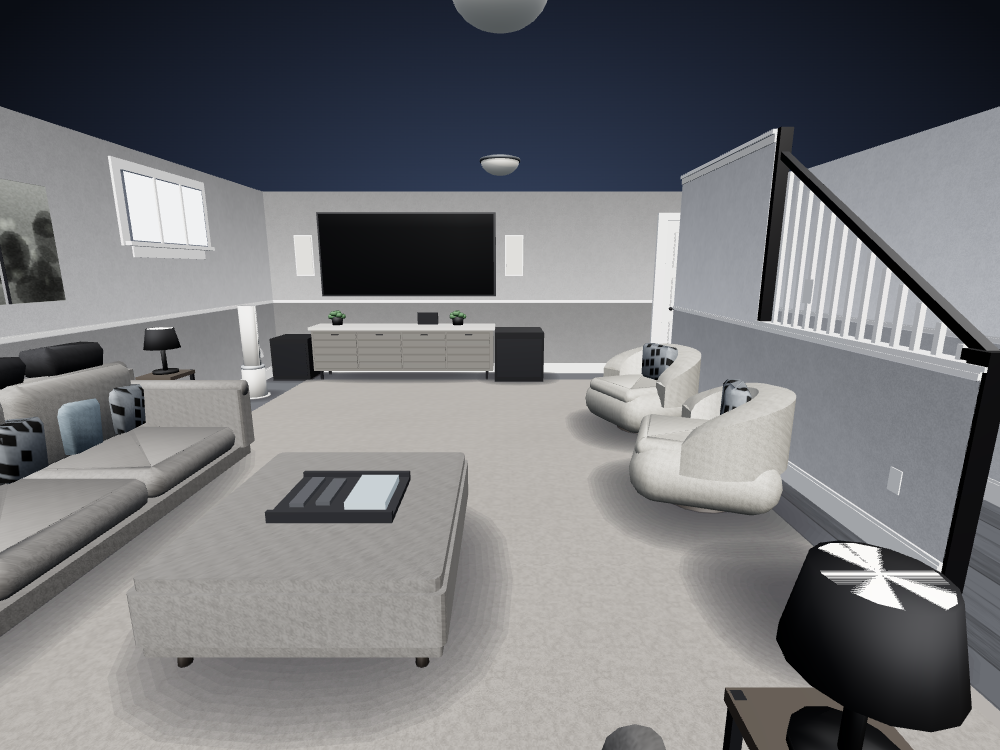
#> input picture scratchpad/lightgauntlet/shots/emx/abday_r1_before.png, 1000 x 750 px, found by its file name; its folder holds only this picture in this run
$ python rprof.py ../../lightgauntlet/shots/emx/abday_r1_before.png
#> lines starting #> are read from the running program, lines starting #| are printed output that depends on the picture
import os,sys
from PIL import Image
import numpy as np
S=r"C:\Users\Manuel\Desktop\Pro\3d HA\scratchpad\hall2\shots"
a=np.asarray(Image.open(os.path.join(S,sys.argv[1])).convert("RGB"),dtype=float)
L=0.2126*a[:,:,0]+0.7152*a[:,:,1]+0.0722*a[:,:,2]
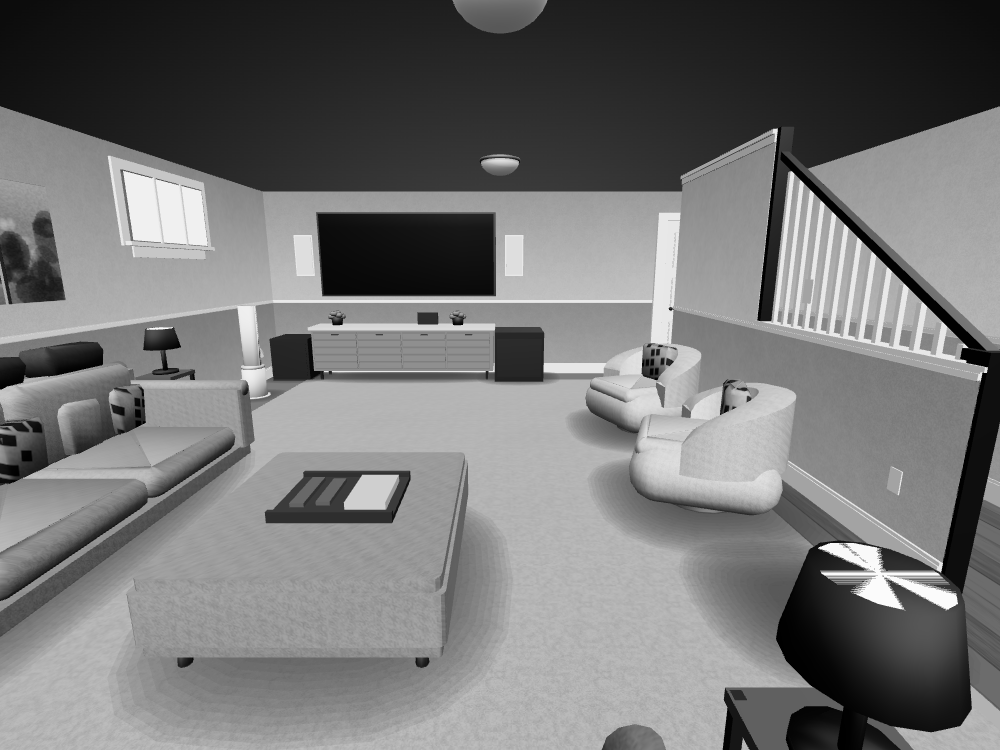
#> L: shape (750, 1000) float64; min 0, max 252.1, mean 117.4
for arg in sys.argv[2:]:
    k=arg.split(",")
    if k[0]=="r": print("row y=%s x%s-%s:"%(k[1],k[2],k[3])," ".join("%d"%v for v in L[int(k[1]),int(k[2]):int(k[3])]))
    elif k[0]=="c": print("col x=%s y%s-%s:"%(k[1],k[2],k[3])," ".join("%d"%v for v in L[int(k[2]):int(k[3]),int(k[1])]))
    else:
        _,y0,y1,x0,x1,lbl=k
        b=L[int(y0):int(y1),int(x0):int(x1)]
        print("%-24s mean %6.1f sd %5.2f |d1|h %5.2f |d1|v %5.2f"%(lbl,b.mean(),b.std(),np.abs(np.diff(b,axis=1)).mean(),np.abs(np.diff(b,axis=0)).mean()))

$ run again, on scratchpad/lightgauntlet/shots/emx/abday_r7_before.png
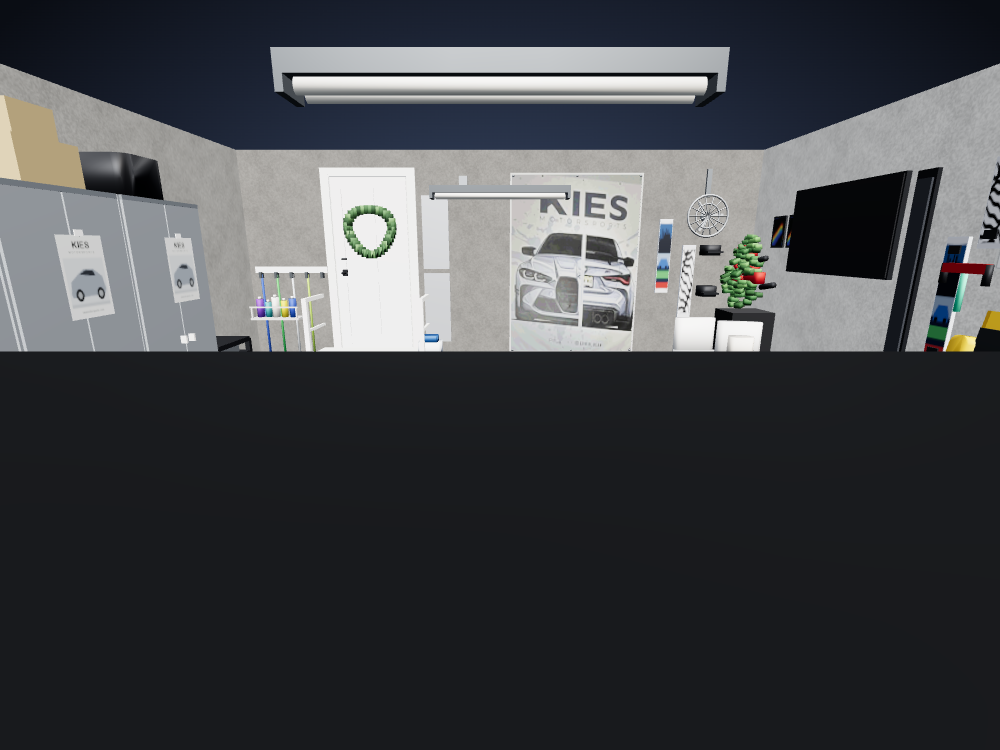
#> input picture scratchpad/lightgauntlet/shots/emx/abday_r7_before.png, 1000 x 750 px, found by its file name
#> `L=0.2126*a[:,:,0]+0.7152*a[:,:,1]+0.0722*a[:,:,2]`:
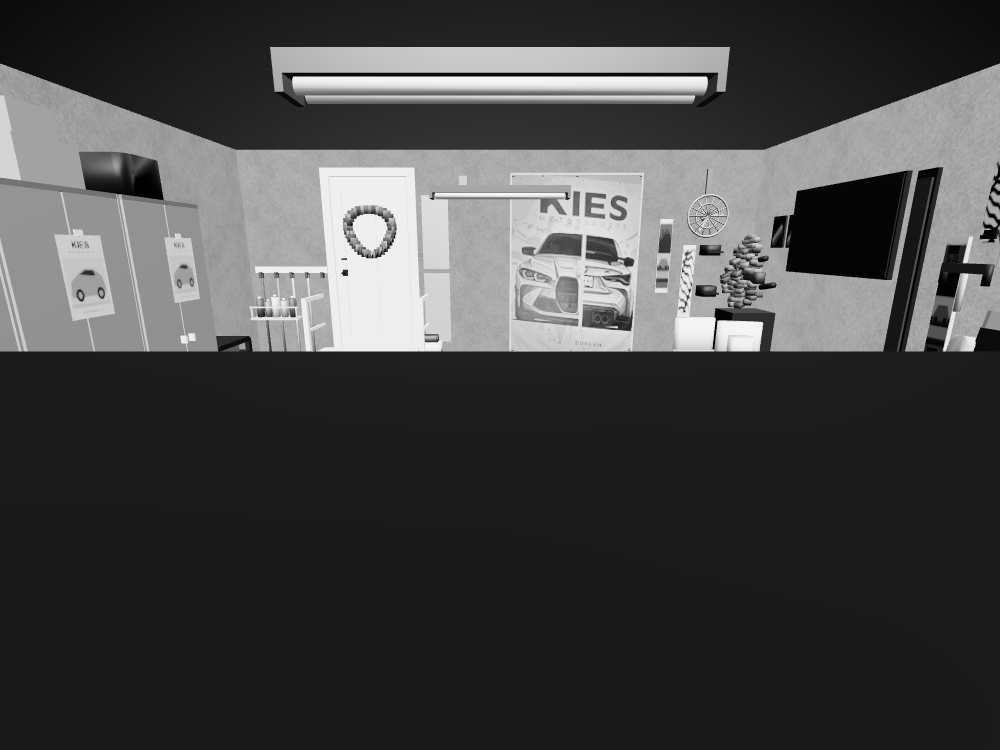
#> L: shape (750, 1000) float64; min 0.0722, max 246.1, mean 70.9
